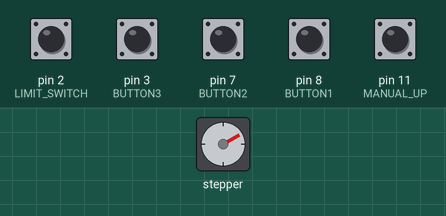
This sketch was run on a simulated Arduino Uno, built with avr-gcc and run on an emulated ATmega328P. Parts: stepper motor. Wiring (inferred from the names in the program): stepper motor driver (200 steps per turn assumed): step A0; direction pin 13. The inputs (shaded band) are chosen by the test bench; at power-on: pin 2 (LIMIT_SWITCH), pin 3 (BUTTON3), pin 7 (BUTTON2), pin 8 (BUTTON1), pin 11 (MANUAL_UP) LOW.

Above: at 3.5 s.
3.6 s: pin 3 (BUTTON3) pulled HIGH for 0.15 s
At 4.05 s:
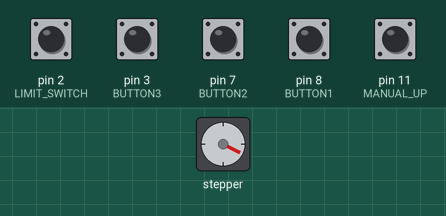
At 4.95 s:
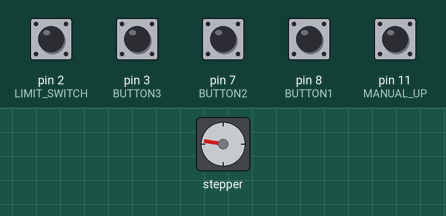
9.6 s: pin 11 (MANUAL_UP) pulled HIGH for 1 s
12.1 s: pin 7 (BUTTON2) pulled HIGH for 0.15 s
At 12.25 s:
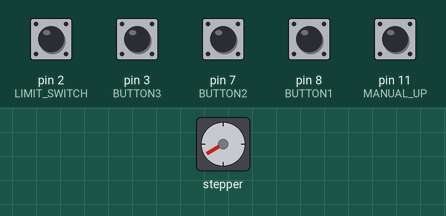
15.1 s: pin 8 (BUTTON1) pulled HIGH for 0.15 s
18.1 s: pin 3 (BUTTON3) pulled HIGH for 1 s
Timing chart, 0 to 22.1 s (numbered marks = the images above; inputs shaded):
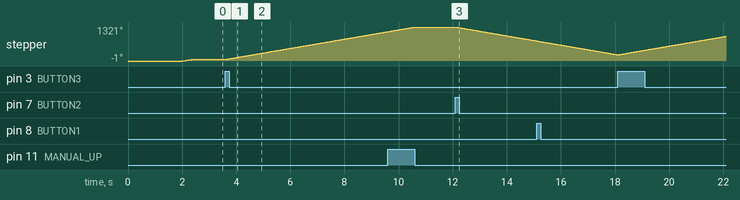

The sketch:

Elevator.ino
```cpp
const int stepPin = A0;   // Using Analog PIN A0 as digital pin to pulse for steps
const int dirPin = 13;    // Using Digital PIN D13 to change step direction

#define BUTTON1 8         // First floor call button
#define BUTTON2 7         // Second floor call button
#define BUTTON3 3         // Third floor call button
#define MANUAL_UP 11      // Manually adjust the elevator position UP
#define LIMIT_SWITCH 2    // Limit switch to stop elevator

#define SPEED 9000        // This is how fast the elevator car will move

#define FIRST_FLOOR 35    // This is how many steps above 0 the first floor starts
#define FLOOR_STEPS 300   // This is how many motor steps there are between floors

int floorPosition = 1;    // Initialize elevator to the first floor

// Initialize all 3 call buttons to LOW
int floorOneButton   = LOW;
int floorTwoButton   = LOW;
int floorThreeButton = LOW;

// Initialize manual adjustment button to LOW
int manualUp         = LOW;

// Initialize limit switch to HIGH because the logic is in reverse
int limitSwitch      = HIGH;


void setup(){

  // A4988 pins will be outputs
  pinMode(stepPin, OUTPUT);
  pinMode(dirPin, OUTPUT);

  // Elevator call buttons will be inputs
  pinMode(BUTTON1, INPUT);
  pinMode(BUTTON2, INPUT);
  pinMode(BUTTON3, INPUT);
  pinMode(MANUAL_UP, INPUT);
  pinMode(LIMIT_SWITCH, INPUT);

  //attachInterrupt(0, stopMotor, LOW);

  // Initialize elevator position
  initElevator();

}

void initElevator() {

  // Run the elevator car in reverse until the limit switch is pressed.
  // Once the limit switch is pressed, we know where the elevator car
  // is at.
  stepperREV();
  do {
      motorStep();
      delayMicroseconds(SPEED);
      limitSwitch = digitalRead(LIMIT_SWITCH);
  } while (limitSwitch);

  // Short delay
  delay(2000);

  // Now that the limit switch has been reached, run the elevator car
  // forwards until it is even with floor 1.
  stepperFWD();
  for(int i = 0; i < FIRST_FLOOR; i++){
      motorStep();
      delayMicroseconds(SPEED);
  }

  // Initialization complete. Elevator is now sitting at floor 1
  // ready to service the call requests.
}

void loop(){

  // Read the elevator call buttons
  floorOneButton   = digitalRead(BUTTON1);
  floorTwoButton   = digitalRead(BUTTON2);
  floorThreeButton = digitalRead(BUTTON3);
  manualUp         = digitalRead(MANUAL_UP);

  // This if statement handles the case when the first floor call button is pressed
  if (floorOneButton) {

      // If the elevator is currently at floor 2, run the stepper motor in
      // reverse to bring it back down to floor 1.
      if (floorPosition == 2) {
          stepperREV();
          for(int i = 0; i < FLOOR_STEPS; i++){
            motorStep();
            delayMicroseconds(SPEED);
          }

      // If the elevator is currently at floor 3, run the stepper motor in
      // reverse to bring it back down to floor 1.
      } else if (floorPosition == 3) {
          stepperREV();
          for(int i = 0; i < FLOOR_STEPS * 2; i++){
            motorStep();
            delayMicroseconds(SPEED);
          }
      }

      // Update position variable
      floorPosition = 1;


  // This if statement handles the case when the second floor call button is pressed
  } else if (floorTwoButton) {

      // If the elevator is currently at floor 1, run the stepper motor in
      // the forward direction to bring it up to floor 2.
      if (floorPosition == 1) {
          stepperFWD();
          for(int i = 0; i < FLOOR_STEPS; i++){
            motorStep();
            delayMicroseconds(SPEED);
          }

      // If the elevator is currently at floor 3, run the stepper motor in
      // reverse to bring it back down to floor 2.
      } else if (floorPosition == 3) {
          stepperREV();
          for(int i = 0; i < FLOOR_STEPS; i++){
            motorStep();
            delayMicroseconds(SPEED);
          }
      }

      // Update position variable
      floorPosition = 2;


  // This if statement handles the case when the third floor call button is pressed
  } else if (floorThreeButton) {

      // If the elevator is currently at floor 1, run the stepper motor in
      // the forward direction to bring it up to floor 3.
      if (floorPosition == 1) {
          stepperFWD();
          for(int i = 0; i < FLOOR_STEPS * 2; i++){
            motorStep();
            delayMicroseconds(SPEED);
          }

      // If the elevator is currently at floor 2, run the stepper motor in
      // the forward direction to bring it up to floor 3.
      } else if (floorPosition == 2) {
          stepperFWD();
          for(int i = 0; i < FLOOR_STEPS; i++){
            motorStep();
            delayMicroseconds(SPEED);
          }
      }

      // Update position variable
      floorPosition = 3;


  // This if statement handles the case when we need to manually adjust the
  // elevator position UP.
  } else if (manualUp) {
       stepperFWD();
       for(int i = 0; i < 10; i++){
           motorStep();
           delayMicroseconds(SPEED);
       }
  }
}


//change the stepper direction to forward
void stepperFWD(){
  digitalWrite(dirPin, HIGH);
}

//change the stepper direction to reverse
void stepperREV(){
  digitalWrite(dirPin, LOW);

}

//have the stepper motor take one step
void motorStep(){
  digitalWrite(stepPin, HIGH);
  delay(1);
  digitalWrite(stepPin, LOW);
}
```

Measured:
- after the input at 3.6 s, stepper: keeps turning clockwise at about 180°/s, starting at once
- after the input at 12.1 s, stepper: keeps turning counter-clockwise at about 180°/s, starting at once
